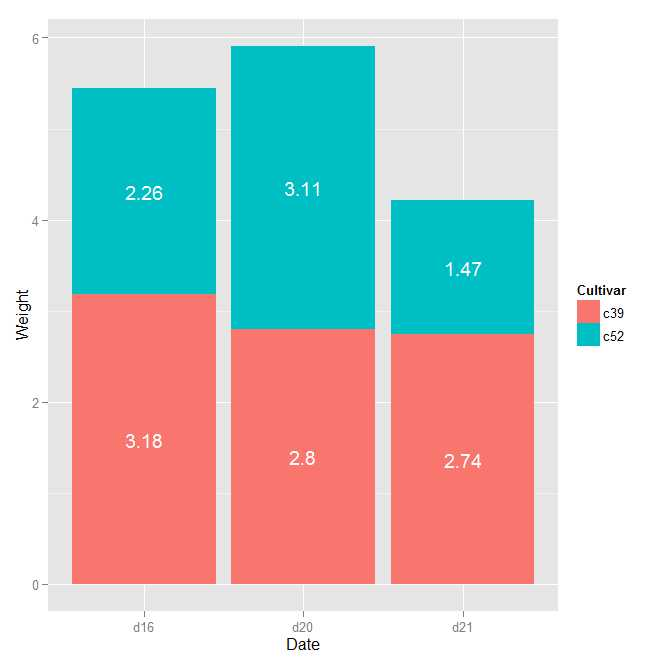

This figure's R source:
library(ggplot2)
library(gcookbook)
library(plyr)
ce <- arrange(cabbage_exp,Date,Cultivar)
ce <- ddply(ce,"Date",transform,label_y=cumsum(Weight)-0.5*Weight)
ggplot(ce,aes(x=Date,y=Weight,fill=Cultivar))+
geom_bar(stat="identity")+
geom_text(aes(y=label_y,label=Weight),colour="white")
